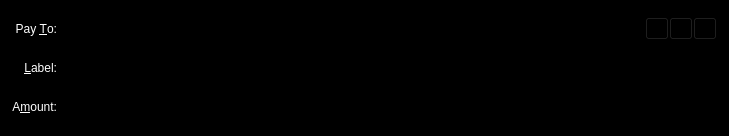
<?xml version="1.0" encoding="UTF-8"?>
<ui version="4.0">
 <class>SendCoinsEntry</class>
 <widget class="QFrame" name="SendCoinsEntry">
  <property name="geometry">
   <rect>
    <x>0</x>
    <y>0</y>
    <width>729</width>
    <height>136</height>
   </rect>
  </property>
  <property name="windowTitle">
   <string>Form</string>
  </property>
  <property name="styleSheet">
   <string notr="true">background-color: rgb(0, 0, 0);
color: rgb(255, 255, 255);</string>
  </property>
  <property name="frameShape">
   <enum>QFrame::StyledPanel</enum>
  </property>
  <property name="frameShadow">
   <enum>QFrame::Sunken</enum>
  </property>
  <layout class="QGridLayout" name="gridLayout">
   <property name="spacing">
    <number>12</number>
   </property>
   <item row="5" column="0">
    <widget class="QLabel" name="label">
     <property name="text">
      <string>A&amp;mount:</string>
     </property>
     <property name="alignment">
      <set>Qt::AlignRight|Qt::AlignTrailing|Qt::AlignVCenter</set>
     </property>
     <property name="buddy">
      <cstring>payAmount</cstring>
     </property>
    </widget>
   </item>
   <item row="3" column="0">
    <widget class="QLabel" name="label_2">
     <property name="text">
      <string>Pay &amp;To:</string>
     </property>
     <property name="alignment">
      <set>Qt::AlignRight|Qt::AlignTrailing|Qt::AlignVCenter</set>
     </property>
     <property name="buddy">
      <cstring>payTo</cstring>
     </property>
    </widget>
   </item>
   <item row="5" column="1">
    <widget class="BitcoinAmountField" name="payAmount"/>
   </item>
   <item row="4" column="1">
    <layout class="QHBoxLayout" name="horizontalLayout_2">
     <property name="spacing">
      <number>0</number>
     </property>
     <item>
      <widget class="QValidatedLineEdit" name="addAsLabel">
       <property name="enabled">
        <bool>true</bool>
       </property>
       <property name="toolTip">
        <string>Enter a label for this address to add it to your address book</string>
       </property>
      </widget>
     </item>
    </layout>
   </item>
   <item row="4" column="0">
    <widget class="QLabel" name="label_4">
     <property name="text">
      <string>&amp;Label:</string>
     </property>
     <property name="alignment">
      <set>Qt::AlignRight|Qt::AlignTrailing|Qt::AlignVCenter</set>
     </property>
     <property name="buddy">
      <cstring>addAsLabel</cstring>
     </property>
    </widget>
   </item>
   <item row="3" column="1">
    <layout class="QHBoxLayout" name="payToLayout">
     <property name="spacing">
      <number>0</number>
     </property>
     <item>
      <widget class="QValidatedLineEdit" name="payTo">
       <property name="toolTip">
        <string>The address to send the payment to  (e.g. 4Zo1ga6xuKuQ7JV7M9rGDoxdbYwV5zgQJ5)</string>
       </property>
       <property name="maxLength">
        <number>34</number>
       </property>
      </widget>
     </item>
     <item>
      <widget class="QToolButton" name="addressBookButton">
       <property name="toolTip">
        <string>Choose address from address book</string>
       </property>
       <property name="text">
        <string/>
       </property>
       <property name="icon">
        <iconset resource="../bitcoin.qrc">
         <normaloff>:/icons/address-book</normaloff>:/icons/address-book</iconset>
       </property>
       <property name="shortcut">
        <string>Alt+A</string>
       </property>
      </widget>
     </item>
     <item>
      <widget class="QToolButton" name="pasteButton">
       <property name="toolTip">
        <string>Paste address from clipboard</string>
       </property>
       <property name="text">
        <string/>
       </property>
       <property name="icon">
        <iconset resource="../bitcoin.qrc">
         <normaloff>:/icons/editpaste</normaloff>:/icons/editpaste</iconset>
       </property>
       <property name="shortcut">
        <string>Alt+P</string>
       </property>
      </widget>
     </item>
     <item>
      <widget class="QToolButton" name="deleteButton">
       <property name="toolTip">
        <string>Remove this recipient</string>
       </property>
       <property name="text">
        <string/>
       </property>
       <property name="icon">
        <iconset resource="../bitcoin.qrc">
         <normaloff>:/icons/remove</normaloff>:/icons/remove</iconset>
       </property>
      </widget>
     </item>
    </layout>
   </item>
  </layout>
 </widget>
 <customwidgets>
  <customwidget>
   <class>QValidatedLineEdit</class>
   <extends>QLineEdit</extends>
   <header>qvalidatedlineedit.h</header>
  </customwidget>
  <customwidget>
   <class>BitcoinAmountField</class>
   <extends>QLineEdit</extends>
   <header>bitcoinamountfield.h</header>
   <container>1</container>
  </customwidget>
 </customwidgets>
 <resources>
  <include location="../bitcoin.qrc"/>
 </resources>
 <connections/>
</ui>
